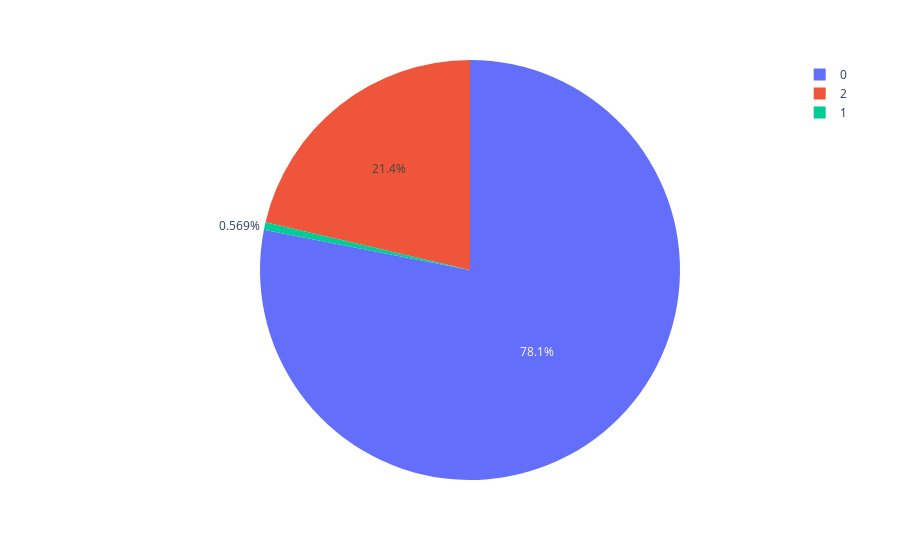

This figure's notebook cell:
### Code cell
pie = clusters.groupby('label').size().reset_index()
pie.columns = ['label','value']
px.pie(pie,values ='value',names ='label')

### Figure 1 — Plotly figure (JSON) as saved in the notebook; plotly's stock layout.template omitted (floating-point values rounded to 4 significant figures)
{"data": [{"domain": {"x": [0, 1], "y": [0, 1]}, "hovertemplate": "label=%{label}<br>value=%{value}<extra></extra>", "labels": [0, 1, 2], "legendgroup": "", "name": "", "showlegend": true, "type": "pie", "values": [6867, 50, 1878]}], "layout": {"legend": {"tracegroupgap": 0}, "margin": {"t": 60}}}
